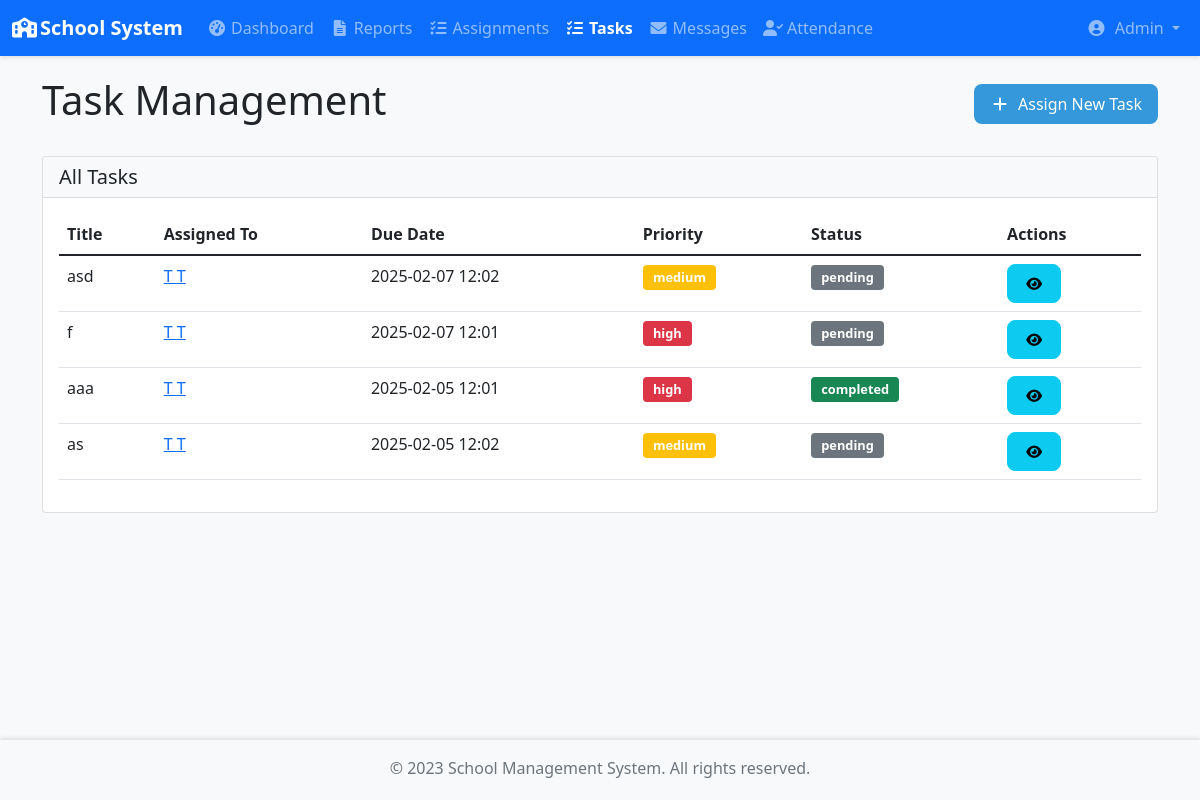
/tasks (signed in), run on an earlier commit of the app's database.
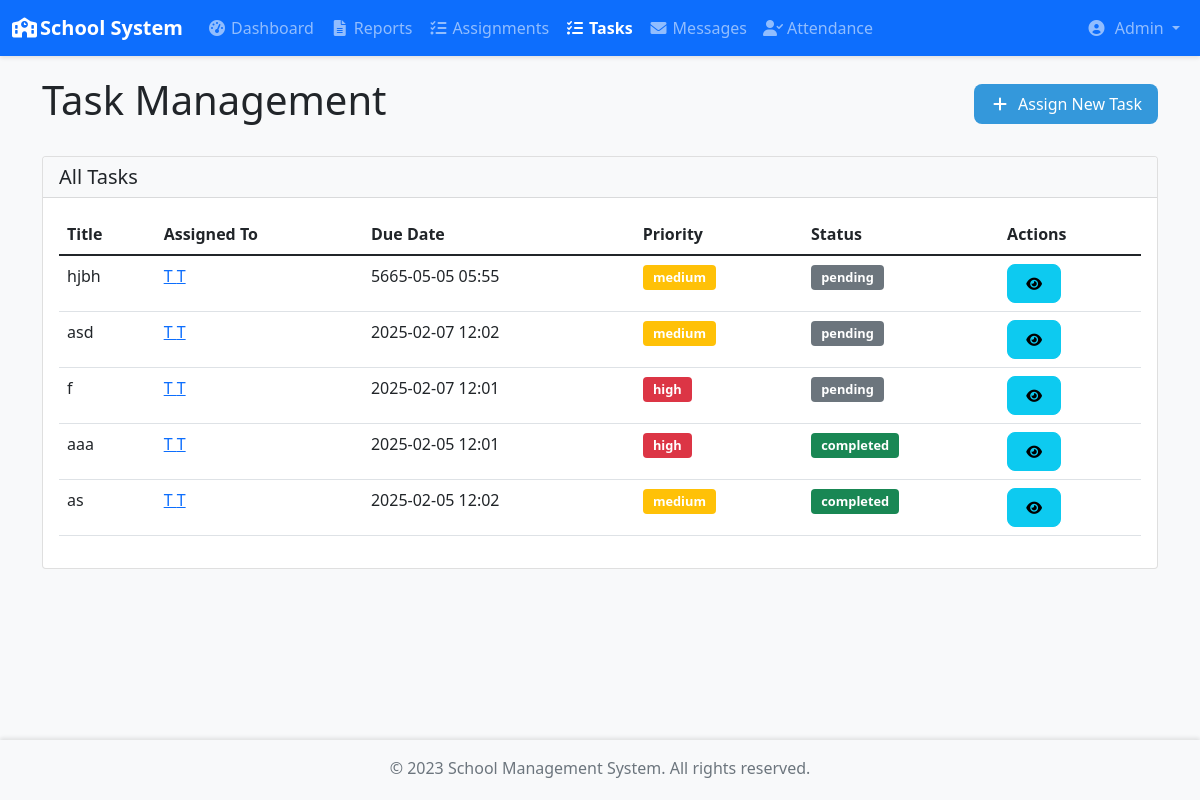
And on a later commit of the database.
### app/models/user.py (models this page shows, shortened)
class User(UserMixin, db.Model):
    id = db.Column(db.Integer, primary_key=True)
    username = db.Column(db.String(64), unique=True, nullable=False)
    email = db.Column(db.String(120), unique=True, nullable=False)
    password_hash = db.Column(db.String(128))
    role = db.Column(db.String(20), nullable=False)  # 'admin', 'teacher', 'student'
    created_at = db.Column(db.DateTime, default=datetime.utcnow)
    is_active = db.Column(db.Boolean, default=True)
    first_name = db.Column(db.String(64))
    last_name = db.Column(db.String(64))

### app/models/TeacherTask.py (models this page shows)
class TeacherTask(db.Model):
    id = db.Column(db.Integer, primary_key=True)
    title = db.Column(db.String(100), nullable=False)
    description = db.Column(db.Text, nullable=False)
    assigned_to = db.Column(db.Integer, db.ForeignKey('user.id'), nullable=False)
    assigned_by = db.Column(db.Integer, db.ForeignKey('user.id'), nullable=False)
    due_date = db.Column(db.DateTime, nullable=False)
    created_at = db.Column(db.DateTime, default=datetime.utcnow)
    completed_at = db.Column(db.DateTime)
    status = db.Column(db.String(20), default='pending')  # pending, completed
    completion_notes = db.Column(db.Text)
    completion_image = db.Column(db.String(255))
    priority = db.Column(db.String(20), default='medium')  # low, medium, high
    task_file = db.Column(db.String(255))  # Add this line in TeacherTask model
    assignee = db.relationship('User', foreign_keys=[assigned_to], backref='assigned_tasks')
    assigner = db.relationship('User', foreign_keys=[assigned_by], backref='created_tasks')

### app/blueprints/admin.py (the view, shortened to what this page needs)
@admin.route('/tasks', methods=['GET', 'POST'])
@login_required
@admin_required
def manage_tasks():
    teachers = User.query.filter_by(role='teacher').all()
    tasks = TeacherTask.query.order_by(TeacherTask.created_at.desc()).all()
    return render_template('admin/tasks.html', teachers=teachers, tasks=tasks)

### app/blueprints/admin.py (called while the page is built)
def admin_required(f):
    @wraps(f)
    def decorated_function(*args, **kwargs):
        if not current_user.is_authenticated or current_user.role != 'admin':
            flash('You need to be an admin to access this page.', 'danger')
            return redirect(url_for('auth.login'))
        return f(*args, **kwargs)
    return decorated_function

### app/templates/admin/tasks.html (shortened to what this page needs)
{% extends "base.html" %}
{% block content %}
<div class="container">
    <div class="row mb-4">
        <div class="col-12">
            <div class="d-flex justify-content-between align-items-center">
                <h1>Task Management</h1>
                <button class="btn btn-primary" data-bs-toggle="modal" data-bs-target="#newTaskModal">
                    <i class="fas fa-plus me-2"></i>Assign New Task
                </button>
            </div>
        </div>
    </div>
    <div class="row">
        <div class="col-12">
            <div class="card">
                <div class="card-header bg-light">
                    <h5 class="mb-0">All Tasks</h5>
                </div>
                <div class="card-body">
                    <div class="table-responsive">
                        <table class="table table-hover">
                            <thead>
                                <tr>
                                    <th>Title</th>
                                    <th>Assigned To</th>
                                    <th>Due Date</th>
                                    <th>Priority</th>
                                    <th>Status</th>
                                    <th>Actions</th>
                                </tr>
                            </thead>
                            <tbody>
                                {% for task in tasks %}
                                <tr>
                                    <td>{{ task.title }}</td>
                                    <td>
                                        <a href="{{ url_for('admin.teacher_profile', teacher_id=task.assignee.id) }}">
                                        {{ task.assignee.first_name }} {{ task.assignee.last_name }}
                                        </a>
                                    </td>
                                    <td>{{ task.due_date.strftime('%Y-%m-%d %H:%M') }}</td>
                                    <td>
                                        <span class="badge bg-{{ {
                                            'high': 'danger',
                                            'medium': 'warning',
                                            'low': 'info'
                                        }[task.priority] }}">
                                            {{ task.priority }}
                                        </span>
                                    </td>
                                    <td>
                                        <span class="badge bg-{{ 'success' if task.status == 'completed' else 'secondary' }}">
                                            {{ task.status }}
                                        </span>
                                    </td>
                                    <td>
                                        <button class="btn btn-sm btn-info" onclick="viewTaskDetails({{ task.id }})">
                                            <i class="fas fa-eye"></i>
                                        </button>
                                    </td>
                                </tr>
                                {% endfor %}
                            </tbody>
                        </table>
                    </div>
                </div>
            </div>
        </div>
    </div>
</div>
{% endblock %}

### app/templates/base.html (shortened to what this page needs)
<!DOCTYPE html>
<html lang="en">
<head>
    <link href="https://cdn.jsdelivr.net/npm/bootstrap@5.1.3/dist/css/bootstrap.min.css" rel="stylesheet">
    <link rel="stylesheet" href="https://cdnjs.cloudflare.com/ajax/libs/font-awesome/6.0.0/css/all.min.css">
    <link rel="stylesheet" href="{{ url_for('static', filename='css/base.css') }}">
    {% if current_user.is_authenticated %}
        {% if current_user.role == 'admin' %}
            <link rel="stylesheet" href="{{ url_for('static', filename='css/admin.css') }}">
        {% elif current_user.role == 'teacher' %}
            <link rel="stylesheet" href="{{ url_for('static', filename='css/teacher.css') }}">
        {% elif current_user.role == 'student' %}
            <link rel="stylesheet" href="{{ url_for('static', filename='css/student.css') }}">
        {% endif %}
    {% endif %}
</head>
<body>
    <nav class="navbar navbar-expand-lg navbar-dark bg-primary fixed-top">
        <div class="container-fluid">
            <a class="navbar-brand" href="#">
                <i class="fas fa-school me-2"></i>School System
            </a>
            <div class="collapse navbar-collapse" id="navbarNav">
                {% if current_user.is_authenticated %}
                    {% if current_user.role == 'admin' %}
                        <ul class="navbar-nav me-auto">
                            <li class="nav-item">
                                <a class="nav-link {% if request.endpoint == 'admin.dashboard' %}active{% endif %}"
                                   href="{{ url_for('admin.dashboard') }}">
                                    <i class="fas fa-tachometer-alt me-1"></i>Dashboard
                                </a>
                            </li>
                            <li class="nav-item">
                                <a class="nav-link {% if request.endpoint == 'admin.reports' %}active{% endif %}"
                                   href="{{ url_for('admin.view_reports') }}">
                                    <i class="fas fa-file-alt me-1"></i>Reports
                                </a>
                            </li>
                            <li class="nav-item">
                                <a class="nav-link {% if request.endpoint == 'admin.assignments' %}active{% endif %}"
                                   href="{{ url_for('admin.assignments') }}">
                                    <i class="fas fa-tasks me-1"></i>Assignments
                                </a>
                            </li>
                            <li class="nav-item">
    				            <a class="nav-link {% if request.endpoint == 'admin.manage_tasks' %}active{% endif %}"
       				               href="{{ url_for('admin.manage_tasks') }}">
        			                <i class="fas fa-tasks me-1"></i>Tasks
    				            </a>
			                </li>
                            <li class="nav-item">
                                <a class="nav-link {% if request.endpoint == 'admin.messages' %}active{% endif %}"
                                   href="{{ url_for('admin.messages') }}">
                                    <i class="fas fa-envelope me-1"></i>Messages
                                </a>
                            <li class="nav-item">
                               <a class="nav-link {% if request.endpoint == 'admin.view_attendance' %}active{% endif %}"
                               href="{{ url_for('admin.view_attendance') }}">
                                <i class="fas fa-user-check me-1"></i>Attendance
                                </a>
                            </li>
                                </li>
                        </ul>
                    {% endif %}
                    <ul class="navbar-nav ms-auto">
                        <li class="nav-item dropdown">
                            <a class="nav-link dropdown-toggle" href="#" id="navbarDropdown"
                               data-bs-toggle="dropdown">
                                <i class="fas fa-user-circle me-1"></i>
                                {{ current_user.first_name }}
                            </a>
                        </li>
                    </ul>
                {% endif %}
            </div>
        </div>
    </nav>
    <main class="content-wrapper">
        {% block content %}{% endblock %}
    </main>
    <footer class="footer mt-auto py-3 bg-light">
        <div class="container text-center">
            <span class="text-muted">© 2023 School Management System. All rights reserved.</span>
        </div>
    </footer>
</body>
</html>

### app/static/css/base.css (style rules this page uses)
:root { --navbar-height: 56px; --footer-height: 60px; }
body { min-height: 100vh; display: flex; flex-direction: column; padding-top: var(--navbar-height); }
.content-wrapper { flex: 1; padding: 20px; background-color: #f8f9fa; }
.navbar { box-shadow: 0 2px 4px rgba(0,0,0,0.1); }
.navbar-brand { font-weight: 600; }
.nav-link { padding: 0.5rem 1rem; transition: color 0.2s; }
.nav-link.active { font-weight: 600; }
.footer { box-shadow: 0 -2px 4px rgba(0,0,0,0.1); height: var(--footer-height); }
.fas { width: 20px; text-align: center; }

### app/static/css/admin.css (style rules this page uses)
:root { --primary-color: #2c3e50; --secondary-color: #34495e; --accent-color: #3498db; --success-color: #2ecc71; --warning-color: #f1c40f; --danger-color: #e74c3c; --light-gray: #f5f6fa; --dark-gray: #2d3436; }
body { background-color: var(--light-gray); }
.btn { border-radius: 8px; padding: 0.5rem 1rem; transition: all 0.3s ease; }
.btn-primary { background-color: var(--accent-color); border: none; }

### app/templates/admin/tasks.html (style rules this page uses)
.badge { font-size: 0.8rem; padding: 0.5em 0.8em; }

What changed in the data, as far as the page shows it:
added TeacherTask: title "hjbh", assignee.first_name "T", assignee.last_name "T", due_date "5665-05-05 05:55", priority "medium", status "pending"
changed TeacherTask "as": status "pending" → "completed"
